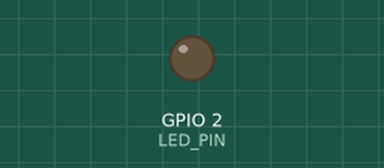
Bench run of a sketch on a simulated ESP32. On the bench: output pins drawn as LEDs (lit = HIGH). WiFi joins after 1.5 s; servers stay silent unless stated; uploads are accepted with an empty reply; random numbers use the default seed unless the sketch sets one; what the sketch prints to the serial monitor is not drawn.

Above: at 9.3 s.
At 15.18 s:
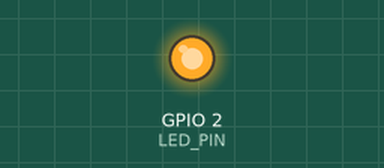
Timing chart, 0 to 23.4 s (numbered marks = the images above):
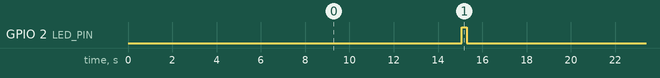

Measured:
- by itself, GPIO 2 (LED_PIN): alternates HIGH for 0.24 s and LOW for 15.0 s

The sketch:

ESP32_Supabase_Direct.ino
```cpp
/*
 * ESP32 to Supabase Direct Connection - FULLY AUTOMATED
 *
 * This code works with ANY KML file uploaded to the dashboard!
 * Just send GPS coordinates - dashboard automatically matches to KML boundaries.
 *
 * Change KML file = No code changes needed!
 * Add new villages = No code changes needed!
 * Update boundaries = No code changes needed!
 */

#include <WiFi.h>
#include <HTTPClient.h>
#include <ArduinoJson.h>

// ==================== WiFi Configuration ====================
const char* ssid = "Dharani";           // Your WiFi name
const char* password = "ABCDEFGH";      // Your WiFi password


// ==================== Supabase Configuration ====================
// Supabase
const char* supabaseUrl = "https://uvqcctheqvuilwfbpqcd.supabase.co";
const char* supabaseKey = "eyJhbGciOiJIUzI1NiIsInR5cCI6IkpXVCJ9.eyJpc3MiOiJzdXBhYmFzZSIsInJlZiI6InV2cWNjdGhlcXZ1aWx3ZmJwcWNkIiwicm9sZSI6ImFub24iLCJpYXQiOjE3NjExNDA0NDgsImV4cCI6MjA3NjcxNjQ0OH0.BDPOk3CicghYD18lqRCvITbLyHKLP_mQWtprXrkXphs";
              // Replace with your Supabase anon key
const char* tableName = "sensor_readings";                       // Table name in Supabase

// ==================== Device Configuration ====================
// Device
const char* deviceId = "ESP32-SALEM-001";        // Match your device ID
const char* deviceName = "Salem Water Monitor";   // Display name
// ==================== GPS Configuration ====================
// Method 1: Fixed Location (for static installation)
float currentLatitude = 11.4102;               // Set your device's GPS latitude
float currentLongitude = 77.7197;              // Set your device's GPS longitude

// Method 2: GPS Module (uncomment if using GPS module)
// #include <TinyGPS++.h>
// TinyGPSPlus gps;
// HardwareSerial gpsSerial(2); // RX=16, TX=17

// Method 3: Random Testing (comment out for production)
#define USE_RANDOM_GPS true                    // Set to false for fixed location
float gpsRandomRange = 0.01;                   // ±0.01 degrees (~1.1km variation)

// ==================== LED Configuration ====================
#define LED_PIN 2               // Built-in LED for status

// ==================== Timing Configuration ====================
unsigned long lastSendTime = 0;
const unsigned long sendInterval = 15000;  // Send data every 15 seconds

// ==================== Function Declarations ====================
void connectWiFi();
bool sendToSupabase(String jsonData);
String generateSensorData();
void getGPSCoordinates(float &lat, float &lon);

void setup() {
  Serial.begin(115200);
  pinMode(LED_PIN, OUTPUT);

  // Initialize random seed
  randomSeed(analogRead(0));

  Serial.println("\n\n╔════════════════════════════════════════╗");
  Serial.println("║  ESP32 → Supabase → KML Dashboard     ║");
  Serial.println("║  FULLY AUTOMATED - Works with ANY KML ║");
  Serial.println("╚════════════════════════════════════════╝\n");

  // Initialize GPS (if using GPS module)
  // gpsSerial.begin(9600, SERIAL_8N1, 16, 17);

  // Connect to WiFi
  connectWiFi();

  Serial.println("✅ Setup complete! Starting data transmission...\n");
  Serial.println("📍 Sending GPS coordinates + sensor data");
  Serial.println("🗺️  Dashboard will automatically match to uploaded KML\n");
  Serial.println("💡 Change KML file = Zero code changes needed!\n");
  delay(2000);
}

void loop() {
  // Check WiFi connection
  if (WiFi.status() != WL_CONNECTED) {
    Serial.println("WiFi disconnected! Reconnecting...");
    connectWiFi();
  }

  // Check if it's time to send data
  if (millis() - lastSendTime >= sendInterval) {
    digitalWrite(LED_PIN, HIGH);  // LED on while transmitting

    Serial.println("\n========================================");
    Serial.println("📡 Transmitting Data to Supabase");
    Serial.println("========================================");

    String jsonData = generateSensorData();

    Serial.println("\n--- Sending to Supabase ---");
    bool success = sendToSupabase(jsonData);

    if (success) {
      Serial.println("✓ Data sent successfully!\n");
    } else {
      Serial.println("✗ Failed to send data\n");
    }

    digitalWrite(LED_PIN, LOW);  // LED off
    lastSendTime = millis();
  }

  delay(100);
}

// ==================== WiFi Connection ====================
void connectWiFi() {
  Serial.print("Connecting to WiFi: ");
  Serial.println(ssid);

  WiFi.begin(ssid, password);

  int attempts = 0;
  while (WiFi.status() != WL_CONNECTED && attempts < 20) {
    delay(500);
    Serial.print(".");
    attempts++;
  }

  if (WiFi.status() == WL_CONNECTED) {
    Serial.println("\n✓ WiFi Connected!");
    Serial.print("IP Address: ");
    Serial.println(WiFi.localIP());
  } else {
    Serial.println("\n✗ WiFi Connection Failed!");
    Serial.println("Please check your WiFi credentials.");
  }
}

// ==================== Generate Random Sensor Data ====================
String generateSensorData() {
  // Create JSON document
  StaticJsonDocument<512> doc;

  // Get GPS coordinates (automatically handles fixed or random mode)
  float lat, lon;
  getGPSCoordinates(lat, lon);

  // Location name will be automatically determined by KML boundaries on dashboard
  // Just send coordinates - dashboard will match to KML regions

  // pH: 6.1 - 9.2
  float phValue = random(610, 921) / 100.0;

  // Turbidity: 0 - 5 NTU (low values for clean water)
  float turbidity = random(0, 501) / 100.0;

  // Temperature: 18 - 27 °C
  float temperature = random(1800, 2701) / 100.0;

  // TDS: 150 - 2000 ppm
  int tds = random(150, 2001);

  // Water Level: 20 - 90 cm
  float waterLevel = random(2000, 9001) / 100.0;

  // Flow Rate: 5 - 45 L/min
  float flowRate = random(500, 4501) / 100.0;

  // Add device information
  doc["device_id"] = deviceId;
  doc["device_name"] = deviceName;

  // Add GPS coordinates - Dashboard will automatically match to KML boundaries!
  doc["latitude"] = lat;
  doc["longitude"] = lon;

  // Add sensor readings
  doc["water_level"] = waterLevel;
  doc["flow_rate"] = flowRate;
  doc["ph"] = phValue;
  doc["turbidity"] = turbidity;
  doc["temperature"] = temperature;
  doc["tds"] = tds;

  // Calculate water quality status
  String status = "Good";
  if (phValue < 6.5 || phValue > 8.5 || turbidity > 3.0 || tds > 1500) {
    status = "Warning";
  }
  if (phValue < 6.0 || phValue > 9.0 || turbidity > 5.0 || tds > 1800) {
    status = "Critical";
  }
  doc["status"] = status;

  // Serialize to JSON string
  String jsonString;
  serializeJson(doc, jsonString);

  // Print readings to Serial
  Serial.println("📊 Generated Sensor Readings:");
  Serial.printf("   📍 GPS: %.6f, %.6f\n", lat, lon);
  Serial.printf("   💧 Water Level: %.2f cm\n", waterLevel);
  Serial.printf("   🌊 Flow Rate: %.2f L/min\n", flowRate);
  Serial.printf("   🧪 pH: %.2f\n", phValue);
  Serial.printf("   ☁️  Turbidity: %.2f NTU\n", turbidity);
  Serial.printf("   🌡️  Temperature: %.2f °C\n", temperature);
  Serial.printf("   💎 TDS: %d ppm\n", tds);
  Serial.printf("   ✓ Status: %s\n", status.c_str());
  Serial.println("   🗺️  Location: [Auto-detected from KML]");

  return jsonString;
}

// ==================== Send Data to Supabase ====================
bool sendToSupabase(String jsonData) {
  if (WiFi.status() != WL_CONNECTED) {
    Serial.println("WiFi not connected!");
    return false;
  }

  HTTPClient http;

  // Build REST API URL
  String url = String(supabaseUrl) + "/rest/v1/" + String(tableName);

  Serial.print("Posting to: ");
  Serial.println(url);

  // Begin HTTP connection
  http.begin(url);

  // Set headers
  http.addHeader("Content-Type", "application/json");
  http.addHeader("apikey", supabaseKey);
  http.addHeader("Authorization", String("Bearer ") + supabaseKey);
  http.addHeader("Prefer", "return=minimal");  // Don't return the inserted row

  // Send POST request
  int httpResponseCode = http.POST(jsonData);

  // Check response
  bool success = false;
  if (httpResponseCode == 200 || httpResponseCode == 201) {
    Serial.print("✓ HTTP Response: ");
    Serial.println(httpResponseCode);
    success = true;
  } else {
    Serial.print("✗ HTTP Error: ");
    Serial.println(httpResponseCode);
    if (httpResponseCode > 0) {
      Serial.println("Response: " + http.getString());
    }
  }

  http.end();
  return success;
}

// ==================== GPS Coordinates ====================
void getGPSCoordinates(float &lat, float &lon) {
  #if USE_RANDOM_GPS
    // Random GPS for testing - simulates device movement
    lat = currentLatitude + random(-100, 101) * gpsRandomRange / 100.0;
    lon = currentLongitude + random(-100, 101) * gpsRandomRange / 100.0;
  #else
    // Fixed location
    lat = currentLatitude;
    lon = currentLongitude;
  #endif

  // If using GPS module, uncomment below:
  // while (gpsSerial.available() > 0) {
  //   if (gps.encode(gpsSerial.read())) {
  //     if (gps.location.isValid()) {
  //       lat = gps.location.lat();
  //       lon = gps.location.lng();
  //     }
  //   }
  // }
}
```
